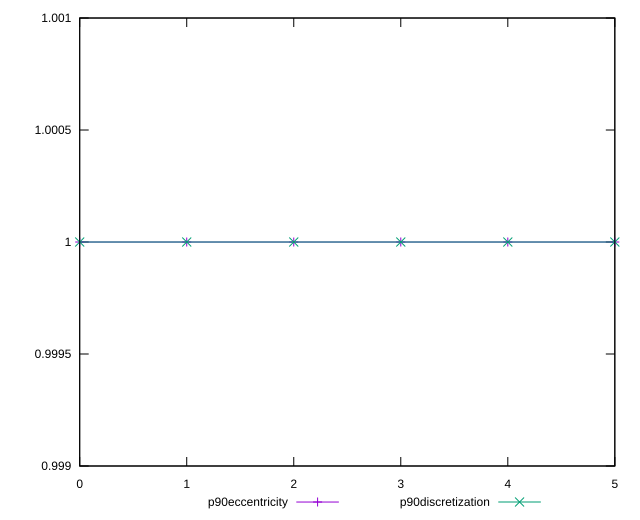

Write gnuplot code to recreate this figure.
reset

$p90Eccentricity <<EOF
0 1.0000000000000002
1 1
2 1.0000000000000002
3 1.0000000000000007
4 1.0000000000000002
5 1.0000000000000002
EOF

$p90Discretization <<EOF
0 1
1 1
2 1
3 1
4 1
5 1
EOF

set key outside below
set xrange [0:5]
set yrange [0.999:1.0010000000000006]
set trange [0.999:1.0010000000000006]
set terminal svg size 640, 520 enhanced background rgb 'white'
set output "reprap/first-contentful-paint/progression/eccentricity.svg"

plot $p90Eccentricity title "p90eccentricity" with linespoints, \
     $p90Discretization title "p90discretization" with linespoints

reset
